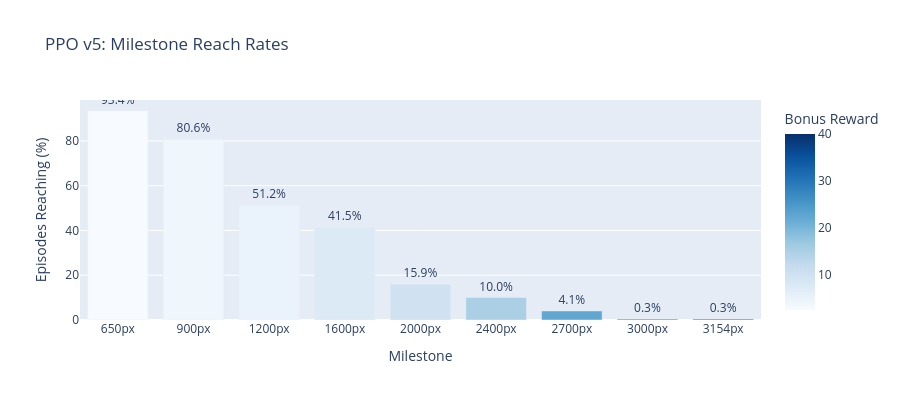

The notebook cell saved with this chart:
### Code cell
# Milestone reach rate bar chart
fig_milestones = px.bar(
    df_milestones,
    x='milestone',
    y='percentage',
    color='bonus',
    color_continuous_scale='Blues',
    title='PPO v5: Milestone Reach Rates',
    labels={'percentage': 'Episodes Reaching (%)', 'milestone': 'Milestone', 'bonus': 'Bonus Reward'},
    text='percentage'
)
fig_milestones.update_traces(texttemplate='%{text:.1f}%', textposition='outside')
fig_milestones.update_layout(height=400)
fig_milestones.show()

### Figure 1 — Plotly figure (JSON) as saved in the notebook; plotly's stock layout.template omitted (floating-point values rounded to 4 significant figures)
{"data": [{"hovertemplate": "Milestone=%{x}<br>Episodes Reaching (%)=%{text}<br>Bonus Reward=%{marker.color}<extra></extra>", "legendgroup": "", "marker": {"color": [2.5, 4.0, 5.0, 7.5, 10.0, 15.0, 22.5, 35.0, 40.0], "coloraxis": "coloraxis", "pattern": {"shape": ""}}, "name": "", "orientation": "v", "showlegend": false, "text": [93.35, 80.65, 51.17, 41.47, 15.94, 10.03, 4.051, 0.3499, 0.323], "textposition": "outside", "texttemplate": "%{text:.1f}%", "type": "bar", "x": ["650px", "900px", "1200px", "1600px", "2000px", "2400px", "2700px", "3000px", "3154px"], "xaxis": "x", "y": [93.35, 80.65, 51.17, 41.47, 15.94, 10.03, 4.051, 0.3499, 0.323], "yaxis": "y"}], "layout": {"barmode": "relative", "coloraxis": {"colorbar": {"title": {"text": "Bonus Reward"}}, "colorscale": [[0, "rgb(247,251,255)"], [0.125, "rgb(222,235,247)"], [0.25, "rgb(198,219,239)"], [0.375, "rgb(158,202,225)"], [0.5, "rgb(107,174,214)"], [0.625, "rgb(66,146,198)"], [0.75, "rgb(33,113,181)"], [0.875, "rgb(8,81,156)"], [1, "rgb(8,48,107)"]]}, "height": 400, "legend": {"tracegroupgap": 0}, "title": {"text": "PPO v5: Milestone Reach Rates"}, "xaxis": {"anchor": "y", "domain": [0, 1], "title": {"text": "Milestone"}}, "yaxis": {"anchor": "x", "domain": [0, 1], "title": {"text": "Episodes Reaching (%)"}}}}
